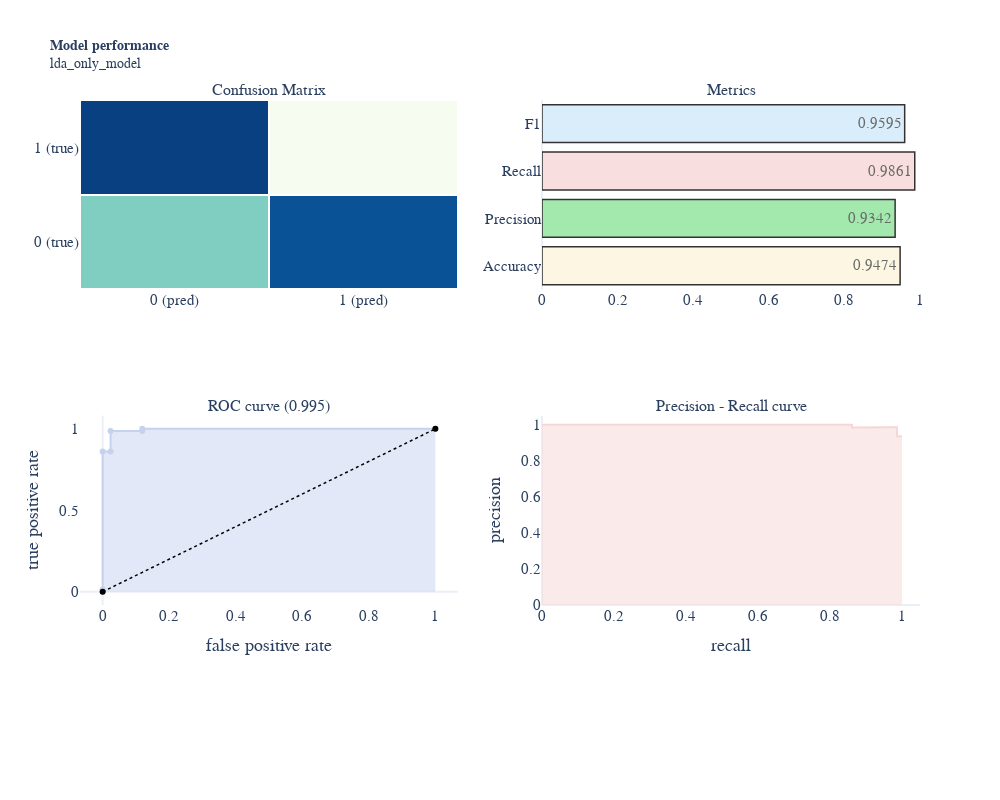

The code cell stored with this chart in its notebook:
### Markdown cell above
#### Testing the model

### Code cell
lda_only_model.fit(X_train, y_train)
y_pred = lda_only_model.predict(X_test)
y_score = lda_only_model.predict_proba(X_test)[:,1]

viz.classification_model_performance_plot('lda_only_model', y_test, y_pred, y_score)

### Figure 1 — Plotly figure (JSON) as saved in the notebook; plotly's stock layout.template omitted (floating-point values rounded to 4 significant figures)
{"data": [{"colorscale": [[0, "rgb(247,252,240)"], [0.125, "rgb(224,243,219)"], [0.25, "rgb(204,235,197)"], [0.375, "rgb(168,221,181)"], [0.5, "rgb(123,204,196)"], [0.625, "rgb(78,179,211)"], [0.75, "rgb(43,140,190)"], [0.875, "rgb(8,104,172)"], [1, "rgb(8,64,129)"]], "reversescale": true, "showscale": false, "type": "heatmap", "x": ["0 (pred)", "1 (pred)"], "xaxis": "x", "xgap": 2, "y": ["0 (true)", "1 (true)"], "yaxis": "y", "ygap": 2, "z": [[37, 5], [1, 71]]}, {"marker": {"color": ["rgb(252, 245, 219)", "rgb(141, 227, 152)", "rgb(247, 214, 214)", "rgb(208, 234, 250)"], "line": {"color": "#000000", "width": 1.5}}, "opacity": 0.8, "orientation": "h", "text": [0.9474, 0.9342, 0.9861, 0.9595], "textposition": "auto", "type": "bar", "x": [0.9474, 0.9342, 0.9861, 0.9595], "xaxis": "x2", "y": ["Accuracy", "Precision", "Recall", "F1"], "yaxis": "y2"}, {"fill": "tozeroy", "line": {"color": "rgb(197, 210, 239)", "width": 2}, "name": "Roc : ", "type": "scatter", "x": [0, 0, 0, 0.02381, 0.02381, 0.119, 0.119, 1], "xaxis": "x3", "y": [0, 0.01389, 0.8611, 0.8611, 0.9861, 0.9861, 1, 1], "yaxis": "y3"}, {"line": {"color": "black", "dash": "dot", "width": 1.5}, "type": "scatter", "x": [0, 1], "xaxis": "x3", "y": [0, 1], "yaxis": "y3"}, {"fill": "tozeroy", "line": {"color": "rgb(247, 214, 214)", "width": 2}, "name": "Precision[0.93506494 0.93421053 0.94666667 0.95945946 0.97260274 0.98611111\n 0.98591549 0.98571429 0.98550725 0.98529412 0.98507463 0.98484848\n 0.98461538 0.984375   0.98412698 1.         1.         1.\n 1.         1.         1.         1.         1.         1.\n 1.         1.         1.         1.         1.         1.\n 1.         1.         1.         1.         1.         1.\n 1.         1.         1.         1.         1.         1.\n 1.         1.         1.         1.         1.         1.\n 1.         1.         1.         1.         1.         1.\n 1.         1.         1.         1.         1.         1.\n 1.         1.         1.         1.         1.         1.\n 1.         1.         1.         1.         1.         1.\n 1.         1.         1.         1.         1.         1.        ]", "type": "scatter", "x": [1, 0.9861, 0.9861, 0.9861, 0.9861, 0.9861, 0.9722, 0.9583, 0.9444, 0.9306, 0.9167, 0.9028, 0.8889, 0.875, 0.8611, 0.8611, 0.8472, 0.8333, 0.8194, 0.8056, 0.7917, 0.7778, 0.7639, 0.75, 0.7361, 0.7222, 0.7083, 0.6944, 0.6806, 0.6667, 0.6528, 0.6389, 0.625, 0.6111, 0.5972, 0.5833, 0.5694, 0.5556, 0.5417, 0.5278, 0.5139, 0.5, 0.4861, 0.4722, 0.4583, 0.4444, 0.4306, 0.4167, 0.4028, 0.3889, 0.375, 0.3611, 0.3472, 0.3333, 0.3194, 0.3056, 0.2917, 0.2778, 0.2639, 0.25, 0.2361, 0.2222, 0.2083, 0.1944, 0.1806, 0.1667, 0.1528, 0.1389, 0.125, 0.1111, 0.09722, 0.08333, 0.06944, 0.05556, 0.04167, 0.02778, 0.01389, 0], "xaxis": "x4", "y": [0.9351, 0.9342, 0.9467, 0.9595, 0.9726, 0.9861, 0.9859, 0.9857, 0.9855, 0.9853, 0.9851, 0.9848, 0.9846, 0.9844, 0.9841, 1, 1, 1, 1, 1, 1, 1, 1, 1, 1, 1, 1, 1, 1, 1, 1, 1, 1, 1, 1, 1, 1, 1, 1, 1, 1, 1, 1, 1, 1, 1, 1, 1, 1, 1, 1, 1, 1, 1, 1, 1, 1, 1, 1, 1, 1, 1, 1, 1, 1, 1, 1, 1, 1, 1, 1, 1, 1, 1, 1, 1, 1, 1], "yaxis": "y4"}], "layout": {"annotations": [{"font": {"size": 16}, "showarrow": false, "text": "Confusion Matrix", "x": 0.225, "xanchor": "center", "xref": "paper", "y": 1, "yanchor": "bottom", "yref": "paper"}, {"font": {"size": 16}, "showarrow": false, "text": "Metrics", "x": 0.775, "xanchor": "center", "xref": "paper", "y": 1, "yanchor": "bottom", "yref": "paper"}, {"font": {"size": 16}, "showarrow": false, "text": "ROC curve (0.995)", "x": 0.225, "xanchor": "center", "xref": "paper", "y": 0.375, "yanchor": "bottom", "yref": "paper"}, {"font": {"size": 16}, "showarrow": false, "text": "Precision - Recall curve", "x": 0.775, "xanchor": "center", "xref": "paper", "y": 0.375, "yanchor": "bottom", "yref": "paper"}], "autosize": false, "height": 800, "margin": {"b": 195}, "showlegend": false, "title": {"font": {"size": 14}, "text": "<b>Model performance</b><br>lda_only_model"}, "width": 1000, "xaxis": {"anchor": "y", "domain": [0, 0.45]}, "xaxis2": {"anchor": "y2", "domain": [0.55, 1], "range": [0, 1]}, "xaxis3": {"anchor": "y3", "domain": [0, 0.45], "title": {"text": "false positive rate"}}, "xaxis4": {"anchor": "y4", "domain": [0.55, 1], "range": [0, 1.05], "title": {"text": "recall"}}, "yaxis": {"anchor": "x", "domain": [0.625, 1]}, "yaxis2": {"anchor": "x2", "domain": [0.625, 1]}, "yaxis3": {"anchor": "x3", "domain": [0, 0.375], "title": {"text": "true positive rate"}}, "yaxis4": {"anchor": "x4", "domain": [0, 0.375], "range": [0, 1.05], "title": {"text": "precision"}}}}
